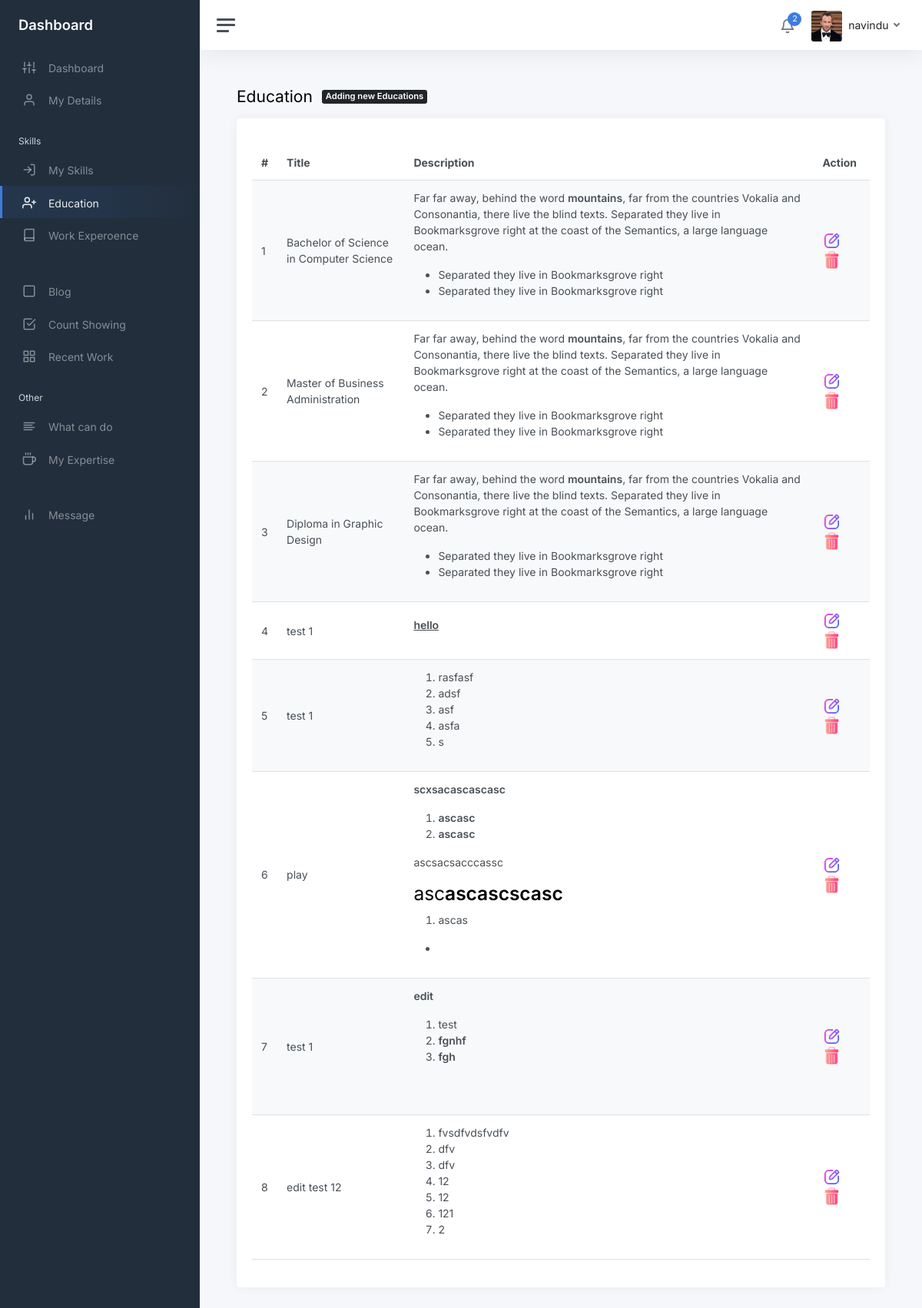
The page /admin2/static/education.php (signed in) on the database its author committed.
### tables this page shows
CREATE TABLE `Detila` (
  `Id` int(11) NOT NULL,
  `Name` text DEFAULT NULL,
  `Role` text DEFAULT NULL,
  `AboutMe` text DEFAULT NULL,
  `Country` text DEFAULT NULL,
  `Profile_Pic` text DEFAULT NULL,
  `Bg_picture1` text DEFAULT NULL,
  `Bg_picture2` text DEFAULT NULL,
  `Skill_desc` text DEFAULT NULL,
  `email` varchar(255) DEFAULT NULL,
  `address` varchar(255) DEFAULT NULL,
  `telephone` varchar(20) DEFAULT NULL,
  `Cv` text DEFAULT NULL,
  `hirebanner` int(11) DEFAULT NULL
);

CREATE TABLE `Education` (
  `Id` int(11) NOT NULL,
  `Title` text DEFAULT NULL,
  `descriptions` text DEFAULT NULL
);

### admin2/static/education.php (the view, shortened to what this page needs)
<?php
    require_once '../../connection.php';
    require_once './header.php';
?>
            <main class="content">
				<div class="container-fluid p-0">
					<div class="mb-3">
						<h1 class="h3 d-inline align-middle">Education</h1>
						<a class="badge bg-dark text-white ms-2" href="./addingeducation.php">
                               Adding new Educations
                            </a>
					</div>
                    <div class="row">
                        <div class="col-sm-12">
                            <div class="card" style="padding: 20px;">
                                <div style="margin-top: 15px;" class="">
                                    <table id="customerTable" class="table table-striped" style="width:100%">
                                        <thead>
                                            <tr>
                                                <th> # </th>
                                                <th> Title</th>
                                                <th> Description</th>
                                                <th> Action </th>
                                            </tr>
                                        </thead>
                                        <tbody class="contentable">
                                            <?php
                                                $i =1;
                                                $sql = "SELECT * FROM `Education`";
                                                $result = $conn->query($sql);
                                                while ($row = $result->fetch_assoc()) {
                                            ?>
                                            <tr>
                                                <td> <?php echo $i; ?> </td>
                                                <td> <?php echo $row['Title']; ?></td>
                                                <td> <?php echo $row['descriptions']; ?></td>
                                                <td>
                                                        <a href="editEducation.php?id=<?php echo $row['Id']; ?>"><img src="../../Assets/web/edit1.png" alt="" style="width:25px;height:25px; margin-right:5px;"></a>
                                                        <a onclick="deleteRecord(<?php echo $row['Id']; ?>)"><img src="../../Assets/web/delete.png" alt="" style="width:25px;height:25px; margin-right:5px;"></a>
                                                </td>
                                                <?php  $i = $i + 1; ?>
                                            </tr>
                                            <?php } ?>
                                        </tbody>
                                    </table>
                                </div>
                            </div>
                        </div>
                    </div>
				</div>
			</main>
		</div>
	</div>
</body>
</html>

### admin2/static/header.php (shortened to what this page needs)
<!DOCTYPE html>
<html lang="en">
<head>
	<link href="css/app.css" rel="stylesheet">
</head>
<body>
	<div class="wrapper">
		<nav id="sidebar" class="sidebar js-sidebar">
			<div class="sidebar-content js-simplebar">
				<a class="sidebar-brand" href="index.html">
                    <span class="align-middle">Dashboard</span>
                </a>
				<ul class="sidebar-nav">
					<li class="sidebar-item active">
						<a class="sidebar-link" href="./index.php">
                        <i class="align-middle" data-feather="sliders"></i> <span class="align-middle">Dashboard</span>
                        </a>
					</li>
					<li class="sidebar-item">
						<a class="sidebar-link" href="./mydetails.php">
                        <i class="align-middle" data-feather="user"></i> <span class="align-middle">My Details</span>
                        </a>
					</li>
                    <li class="sidebar-header">
						Skills
					</li>
					<li class="sidebar-item">
						<a class="sidebar-link" href="./skills.php">
                        <i class="align-middle" data-feather="log-in"></i> <span class="align-middle">My Skills</span>
                        </a>
					</li>
					<li class="sidebar-item">
                            <a class="sidebar-link" href="education.php">
                            <i class="align-middle" data-feather="user-plus"></i> <span class="align-middle">Education</span>
                            </a>
					</li>
					<li class="sidebar-item">
						<a class="sidebar-link" href="workexperience.php">
                        <i class="align-middle" data-feather="book"></i> <span class="align-middle">Work Experoence</span>
                        </a>
					</li>
					<li class="sidebar-header">
					</li>
					<li class="sidebar-item">
						<a class="sidebar-link" href="blog.php">
                        <i class="align-middle" data-feather="square"></i> <span class="align-middle">Blog</span>
                        </a>
					</li>
					<li class="sidebar-item ">
						<a class="sidebar-link" href="countshow.php">
                        <i class="align-middle" data-feather="check-square"></i> <span class="align-middle">Count Showing</span>
                        </a>
					</li>
					<li class="sidebar-item">
						<a class="sidebar-link" href="recentwork.php">
                        <i class="align-middle" data-feather="grid"></i> <span class="align-middle">Recent Work</span>
                        </a>
					</li>
                    <li class="sidebar-header">
						Other
					</li>
					<li class="sidebar-item">
						<a class="sidebar-link" href="cando.php">
                        <i class="align-middle" data-feather="align-left"></i> <span class="align-middle">What can do</span>
                        </a>
					</li>
					<li class="sidebar-item">
						<a class="sidebar-link" href="myexpertise.php">
                        <i class="align-middle" data-feather="coffee"></i> <span class="align-middle">My Expertise</span>
                        </a>
					</li>
                    <li class="sidebar-header">
                    </li>
					<li class="sidebar-item">
						<a class="sidebar-link" href="mymsg.php">
                        <i class="align-middle" data-feather="bar-chart-2"></i> <span class="align-middle">Message</span>
                        </a>
					</li>
				</ul>
			</div>
		</nav>
		<div class="main">
			<nav class="navbar navbar-expand navbar-light navbar-bg">
				<a class="sidebar-toggle js-sidebar-toggle">
                    <i class="hamburger align-self-center"></i>
                </a>
				<div class="navbar-collapse collapse">
					<ul class="navbar-nav navbar-align">
						<li class="nav-item dropdown">
							<a class="nav-icon dropdown-toggle" href="mymsg.php">
								<div class="position-relative">
									<i class="align-middle" data-feather="bell"></i>
									<span class="indicator"><?php require_once 'php/showmsgcount.php'; ?></span>
								</div>
							</a>
						</li>
						<li class="nav-item dropdown">
                            <?php
                                $sql = "SELECT * FROM `Detila`";
                                $result = $conn->query($sql);
                                while ($row = $result->fetch_assoc()) {
                            ?>
							<a class="nav-link dropdown-toggle d-none d-sm-inline-block" href="#" data-bs-toggle="dropdown">
                                <img src="../../Assets/profile/<?php echo  $row['Profile_Pic'];?>" class="avatar img-fluid rounded me-1" alt="Charles Hall" /> <span class="text-dark"><?php echo  $row['Name'];?></span>
                            </a>
                            <?php } ?>
						</li>
					</ul>
				</div>
			</nav>

### rows shown on the page
detila: Profile_Pic (picture), Name "navindu"
education: Title "Bachelor of Science in Computer Science", descriptions "Far far away, behind the word mountains , far from the countries Vokalia and Consonantia, there live the blind texts. Separated they live in Bookmarksgrove right at the coast of the Semantics, a large language ocean. Separated they live in Bookmarksgrove right Separated they live in Bookmarksgrove right"
education: Title "Master of Business Administration", descriptions "Far far away, behind the word mountains , far from the countries Vokalia and Consonantia, there live the blind texts. Separated they live in Bookmarksgrove right at the coast of the Semantics, a large language ocean. Separated they live in Bookmarksgrove right Separated they live in Bookmarksgrove right"
education: Title "Diploma in Graphic Design", descriptions "Far far away, behind the word mountains , far from the countries Vokalia and Consonantia, there live the blind texts. Separated they live in Bookmarksgrove right at the coast of the Semantics, a large language ocean. Separated they live in Bookmarksgrove right Separated they live in Bookmarksgrove right"
education: Title "test 1", descriptions "hello"
education: Title "test 1", descriptions "rasfasf adsf asf asfa s"
education: Title "play", descriptions "scxsacascascasc ascasc ascasc ascsacsacccassc asc ascascscasc ascas"
education: Title "test 1", descriptions "edit test fgnhf fgh"
education: Title "edit test 12", descriptions "fvsdfvdsfvdfv dfv dfv 12 12 121 2"

### other values the page prints
$rowCount "2"
